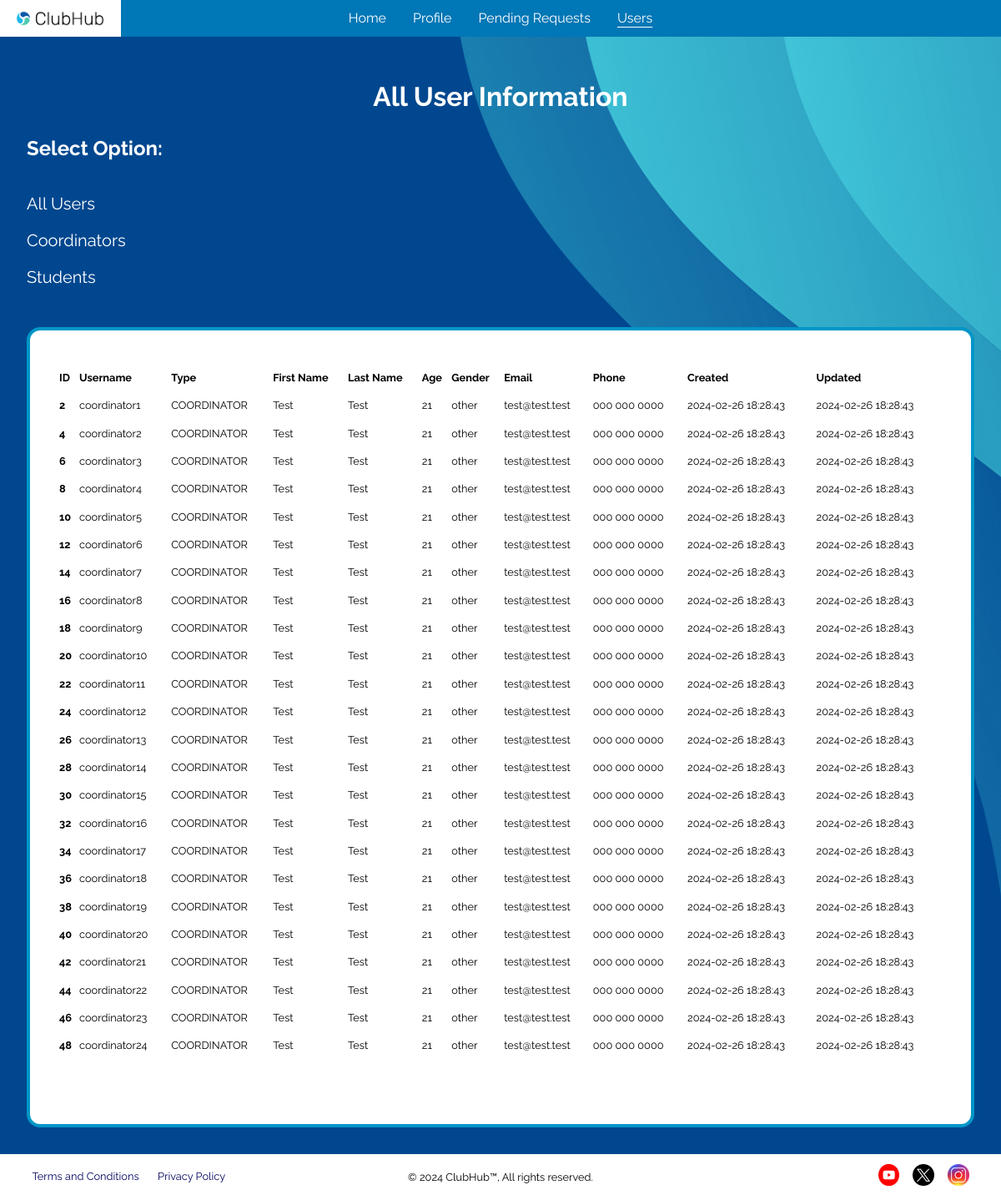
The app's page /admin/users/info?selected=coordinator (signed in) with its own data.
### tables this page shows
CREATE TABLE login (
    user_id             INTEGER         NOT NULL,
    username            TEXT            NOT NULL,
    created             DATETIME        NOT NULL DEFAULT CURRENT_TIMESTAMP,
    updated             DATETIME        NOT NULL DEFAULT CURRENT_TIMESTAMP,
    -----------------------------------------------------------------------
    PRIMARY KEY (username),
    FOREIGN KEY (user_id) REFERENCES users(user_id)
);

CREATE TABLE users (
    user_id             INTEGER         NOT NULL,
    first_name          TEXT,
    last_name           TEXT,
    age                 INTEGER,
    email               TEXT,
    phone               TEXT,
    gender              TEXT,
    password            TEXT            NOT NULL,
    user_type           TEXT            NOT NULL CHECK (user_type IN ('STUDENT', 'COORDINATOR', 'ADMINISTRATOR')),
    approved            TEXT            NOT NULL CHECK (approved IN ('PENDING', 'APPROVED', 'REJECTED')) DEFAULT 'PENDING',
    created             DATETIME        NOT NULL DEFAULT CURRENT_TIMESTAMP,
    updated             DATETIME        NOT NULL DEFAULT CURRENT_TIMESTAMP,
    -----------------------------------------------------------------------
    PRIMARY KEY (user_id)
);

### application/blueprints/admin.py (the view)
@admin.route("/users/info")
def users_information() -> str:
    invalid = validate_admin_perms(endpoint="/admin/users/info")
    if invalid:
        return invalid
    selected: str | None = request.args.get("selected", None)
    user_rows: list[Row] | None
    if selected is not None:
        selected = selected.upper()
    if selected in ("COORDINATOR", "STUDENT"):
        user_rows = users_info(user_type=selected, admin_permission=True)
    else:
        user_rows = users_info(admin_permission=True)
    return render_template(
        'html/admin/users-info.html',
        user_rows=user_rows
    )

### application/__init__.py (called while the page is built)
@app.teardown_appcontext
def close_connection(_exception) -> None:
    db: Connection = getattr(g, "_database", None)
    if db is not None:
        db.close()

### application/util/authentication/page_access.py (called while the page is built)
def validate_access_perms(user_type: str, endpoint: str) -> str | None:
    if "user" not in session:
        error(errtype=Error.RESTRICTED_PAGE_LOGGED_OUT, endpoint=endpoint)
        return render_template("html/misc/home.html")
    current_user_type: str = session["user-type"]
    if current_user_type != user_type:
        errtype: Error = Error[f"RESTRICTED_PAGE_{user_type}"]
        error(errtype=errtype, endpoint=endpoint, user_type=current_user_type)
        return render_template("html/misc/home.html")
    return None

### application/util/db_functions/__init__.py (called while the page is built)
def get_db() -> Connection:
    db: Connection | None = getattr(g, "_database", None)
    if db is None:
        db: Connection = connect(DB_PATH)
        db.row_factory = Row
        g._database = db
    return db

def query_db(query: str, *args, single: Optional[bool] = None) -> list[Row] | Row | None:
    single = False if single is None else single
    cursor: Cursor = get_db().cursor()
    cursor.execute(query, args)
    results: list[Row] = cursor.fetchall()
    cursor.close()
    if not results:
        return None
    return results[0] if single else results

### application/templates/html/admin/users-info.html
{% extends "html/base/base.html" %}
{% block links %}
    <link rel="stylesheet" href="../../../static/css/admin-users-info.css">
{% endblock %}
{% block header %}
    <header>
        <h1>All User Information</h1>
    </header>
{% endblock %}
{% block content %}
    <div class="user-info-main">
        <h2>Select Option:</h2>
        <div class="top">
            <a href="/admin/users/info?selected=student">Students</a>
            <a href="/admin/users/info?selected=coordinator">Coordinators</a>
            <a href="/admin/users/info?selected=all">All Users</a>
        </div>
        <div class="table-container">
            <table>
                <thead class="thead-light">
                    <tr>
                        <th scope="col">ID</th>
                        <th scope="col">Username</th>
                        <th scope="col">Type</th>
                        <th scope="col">First Name</th>
                        <th scope="col">Last Name</th>
                        <th scope="col">Age</th>
                        <th scope="col">Gender</th>
                        <th scope="col">Email</th>
                        <th scope="col">Phone</th>
                        <th scope="col">Created</th>
                        <th scope="col">Updated</th>
                    </tr>
                </thead>
                <tbody>
                    {% if user_rows %}
                        {% for user in user_rows %}
                            <tr>
                                <th scope="row">{{ user["user_id"] }}</th>
                                <td>{{ user["username"] }}</td>
                                <td>{{ user["user_type"] }}</td>
                                <td>{{ user["first_name"] }}</td>
                                <td>{{ user["last_name"] }}</td>
                                <td>{{ user["age"] }}</td>
                                <td>{{ user["gender"] }}</td>
                                <td>{{ user["email"] }}</td>
                                <td>{{ user["phone"] }}</td>
                                <td>{{ user["created"] }}</td>
                                <td>{{ user["updated"] }}</td>
                            </tr>
                        {% endfor %}
                    {% endif %}
                </tbody>
            </table>
        </div>
    </div>
{% endblock %}

### application/static/css/base.css (style rules this page uses)
:root { --light-grey: #8a8988; --lighter-grey: #c4c4c4; --even-lighter-grey: #f2f2f2; --cyan: #3bbbd2; --light-blue: #0077b6; --lighter-blue: #0096c7; --even-lighter-blue: #90e0ef; --dark-blue: #023e8a; --darker-blue: #03045e; --lighter-green: #5afa8d; --light-green: #179645; --dark-green: #237543; --light-red: #db5658; --dark-red: #990f0f; --white: #ffffff; --black: #000000; --dark-grey: #1e2e33; --email-red: #f44336; --yt-red: #ff1c04; --pink: #e33667; --turquoise: #028080; }
* { box-sizing: border-box; }
body { scroll-behavior: smooth; margin: 0; padding: 0; background-color: var(--darker-blue); font-family: "Raleway", system-ui, Arial, sans-serif !important; color: var(--white); min-height: 100vh; display: flex; flex-direction: column; overflow-x: hidden; }
::placeholder { opacity: 0.6; }
header h1 { text-align: center; margin: 1.65em 0; }
a { text-decoration: none !important; color: var(--even-lighter-blue); }

### application/static/css/admin-users-info.css (style rules this page uses)
body { background-image: url("../png/blue-background-flipped-y.png"); background-size: cover; background-position: center center; }
.user-info-main { padding: 0 2em 2em; }
.user-info-main h2 { margin-top: -1em; }
.top { display: flex; flex-direction: column-reverse; margin-bottom: 3em; }
.top a { font-size: 1.25rem; color: var(--white); display: block; padding: 1em 1em 0 0; width: fit-content; }
.table-container { margin-top: 1em; width: 100%; color: var(--black); background: var(--white); padding: 2em; border: 0.25em solid var(--lighter-blue); border-radius: 1em; }
.table-container table { font-size: 0.8rem; width: 100%; text-align: left; margin-bottom: 4em; }
.table-container table tr td, .table-container table tr th { position: relative; padding-top: 1.2em; }

### records on screen
login: user_id "2", username "coordinator1", user_type "COORDINATOR", first_name "Test", last_name "Test", age "21", gender "other", email "test@test.test", phone "000 000 0000", created "2024-02-26 18:28:43", updated "2024-02-26 18:28:43"
login: user_id "4", username "coordinator2", user_type "COORDINATOR", first_name "Test", last_name "Test", age "21", gender "other", email "test@test.test", phone "000 000 0000", created "2024-02-26 18:28:43", updated "2024-02-26 18:28:43"
login: user_id "6", username "coordinator3", user_type "COORDINATOR", first_name "Test", last_name "Test", age "21", gender "other", email "test@test.test", phone "000 000 0000", created "2024-02-26 18:28:43", updated "2024-02-26 18:28:43"
login: user_id "8", username "coordinator4", user_type "COORDINATOR", first_name "Test", last_name "Test", age "21", gender "other", email "test@test.test", phone "000 000 0000", created "2024-02-26 18:28:43", updated "2024-02-26 18:28:43"
login: user_id "10", username "coordinator5", user_type "COORDINATOR", first_name "Test", last_name "Test", age "21", gender "other", email "test@test.test", phone "000 000 0000", created "2024-02-26 18:28:43", updated "2024-02-26 18:28:43"
login: user_id "12", username "coordinator6", user_type "COORDINATOR", first_name "Test", last_name "Test", age "21", gender "other", email "test@test.test", phone "000 000 0000", created "2024-02-26 18:28:43", updated "2024-02-26 18:28:43"
login: user_id "14", username "coordinator7", user_type "COORDINATOR", first_name "Test", last_name "Test", age "21", gender "other", email "test@test.test", phone "000 000 0000", created "2024-02-26 18:28:43", updated "2024-02-26 18:28:43"
login: user_id "16", username "coordinator8", user_type "COORDINATOR", first_name "Test", last_name "Test", age "21", gender "other", email "test@test.test", phone "000 000 0000", created "2024-02-26 18:28:43", updated "2024-02-26 18:28:43"
login: user_id "18", username "coordinator9", user_type "COORDINATOR", first_name "Test", last_name "Test", age "21", gender "other", email "test@test.test", phone "000 000 0000", created "2024-02-26 18:28:43", updated "2024-02-26 18:28:43"
login: user_id "20", username "coordinator10", user_type "COORDINATOR", first_name "Test", last_name "Test", age "21", gender "other", email "test@test.test", phone "000 000 0000", created "2024-02-26 18:28:43", updated "2024-02-26 18:28:43"
login: user_id "22", username "coordinator11", user_type "COORDINATOR", first_name "Test", last_name "Test", age "21", gender "other", email "test@test.test", phone "000 000 0000", created "2024-02-26 18:28:43", updated "2024-02-26 18:28:43"
login: user_id "24", username "coordinator12", user_type "COORDINATOR", first_name "Test", last_name "Test", age "21", gender "other", email "test@test.test", phone "000 000 0000", created "2024-02-26 18:28:43", updated "2024-02-26 18:28:43"
login: user_id "26", username "coordinator13", user_type "COORDINATOR", first_name "Test", last_name "Test", age "21", gender "other", email "test@test.test", phone "000 000 0000", created "2024-02-26 18:28:43", updated "2024-02-26 18:28:43"
login: user_id "28", username "coordinator14", user_type "COORDINATOR", first_name "Test", last_name "Test", age "21", gender "other", email "test@test.test", phone "000 000 0000", created "2024-02-26 18:28:43", updated "2024-02-26 18:28:43"
login: user_id "30", username "coordinator15", user_type "COORDINATOR", first_name "Test", last_name "Test", age "21", gender "other", email "test@test.test", phone "000 000 0000", created "2024-02-26 18:28:43", updated "2024-02-26 18:28:43"
login: user_id "32", username "coordinator16", user_type "COORDINATOR", first_name "Test", last_name "Test", age "21", gender "other", email "test@test.test", phone "000 000 0000", created "2024-02-26 18:28:43", updated "2024-02-26 18:28:43"
login: user_id "34", username "coordinator17", user_type "COORDINATOR", first_name "Test", last_name "Test", age "21", gender "other", email "test@test.test", phone "000 000 0000", created "2024-02-26 18:28:43", updated "2024-02-26 18:28:43"
login: user_id "36", username "coordinator18", user_type "COORDINATOR", first_name "Test", last_name "Test", age "21", gender "other", email "test@test.test", phone "000 000 0000", created "2024-02-26 18:28:43", updated "2024-02-26 18:28:43"
login: user_id "38", username "coordinator19", user_type "COORDINATOR", first_name "Test", last_name "Test", age "21", gender "other", email "test@test.test", phone "000 000 0000", created "2024-02-26 18:28:43", updated "2024-02-26 18:28:43"
login: user_id "40", username "coordinator20", user_type "COORDINATOR", first_name "Test", last_name "Test", age "21", gender "other", email "test@test.test", phone "000 000 0000", created "2024-02-26 18:28:43", updated "2024-02-26 18:28:43"
login: user_id "42", username "coordinator21", user_type "COORDINATOR", first_name "Test", last_name "Test", age "21", gender "other", email "test@test.test", phone "000 000 0000", created "2024-02-26 18:28:43", updated "2024-02-26 18:28:43"
login: user_id "44", username "coordinator22", user_type "COORDINATOR", first_name "Test", last_name "Test", age "21", gender "other", email "test@test.test", phone "000 000 0000", created "2024-02-26 18:28:43", updated "2024-02-26 18:28:43"
login: user_id "46", username "coordinator23", user_type "COORDINATOR", first_name "Test", last_name "Test", age "21", gender "other", email "test@test.test", phone "000 000 0000", created "2024-02-26 18:28:43", updated "2024-02-26 18:28:43"
login: user_id "48", username "coordinator24", user_type "COORDINATOR", first_name "Test", last_name "Test", age "21", gender "other", email "test@test.test", phone "000 000 0000", created "2024-02-26 18:28:43", updated "2024-02-26 18:28:43"
